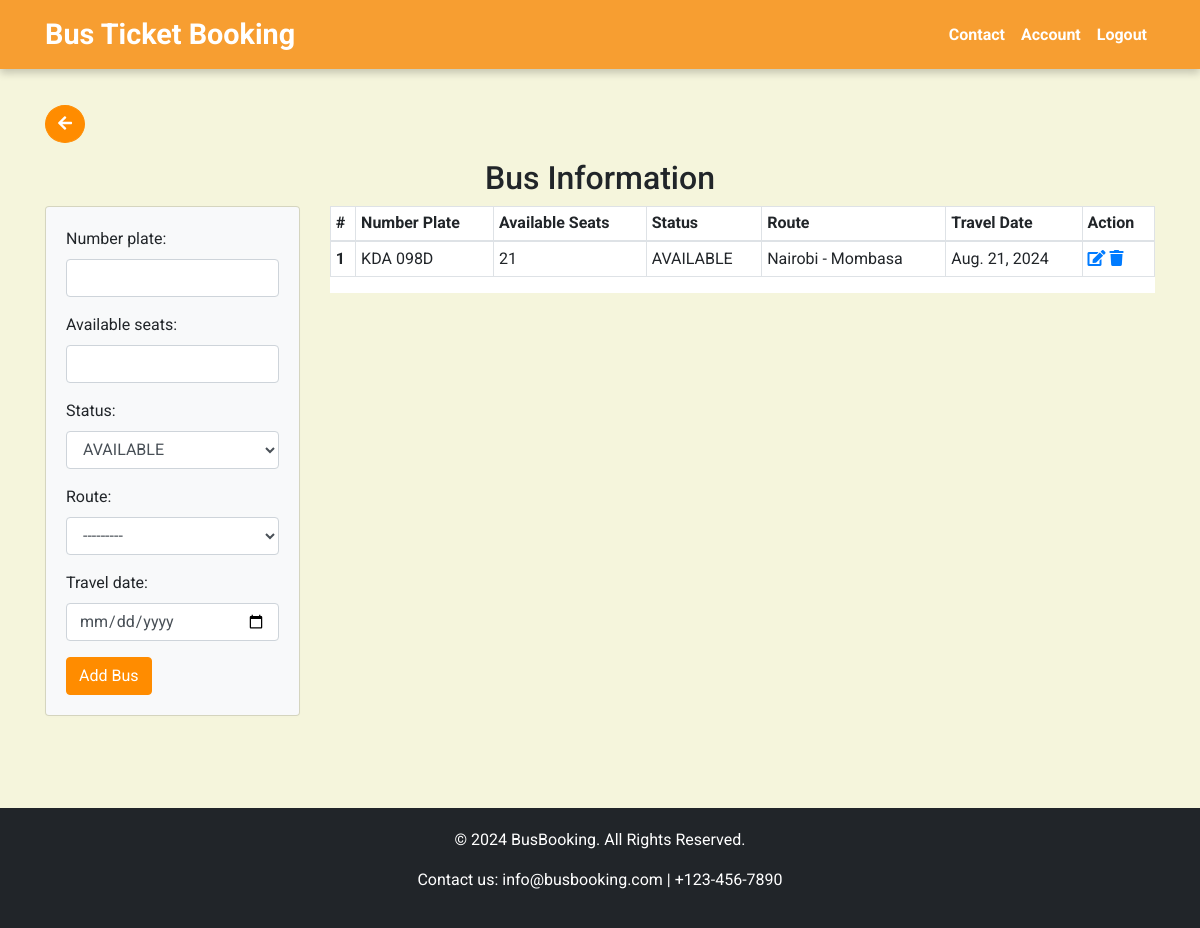
The app's page /buses/ (signed in), older data.
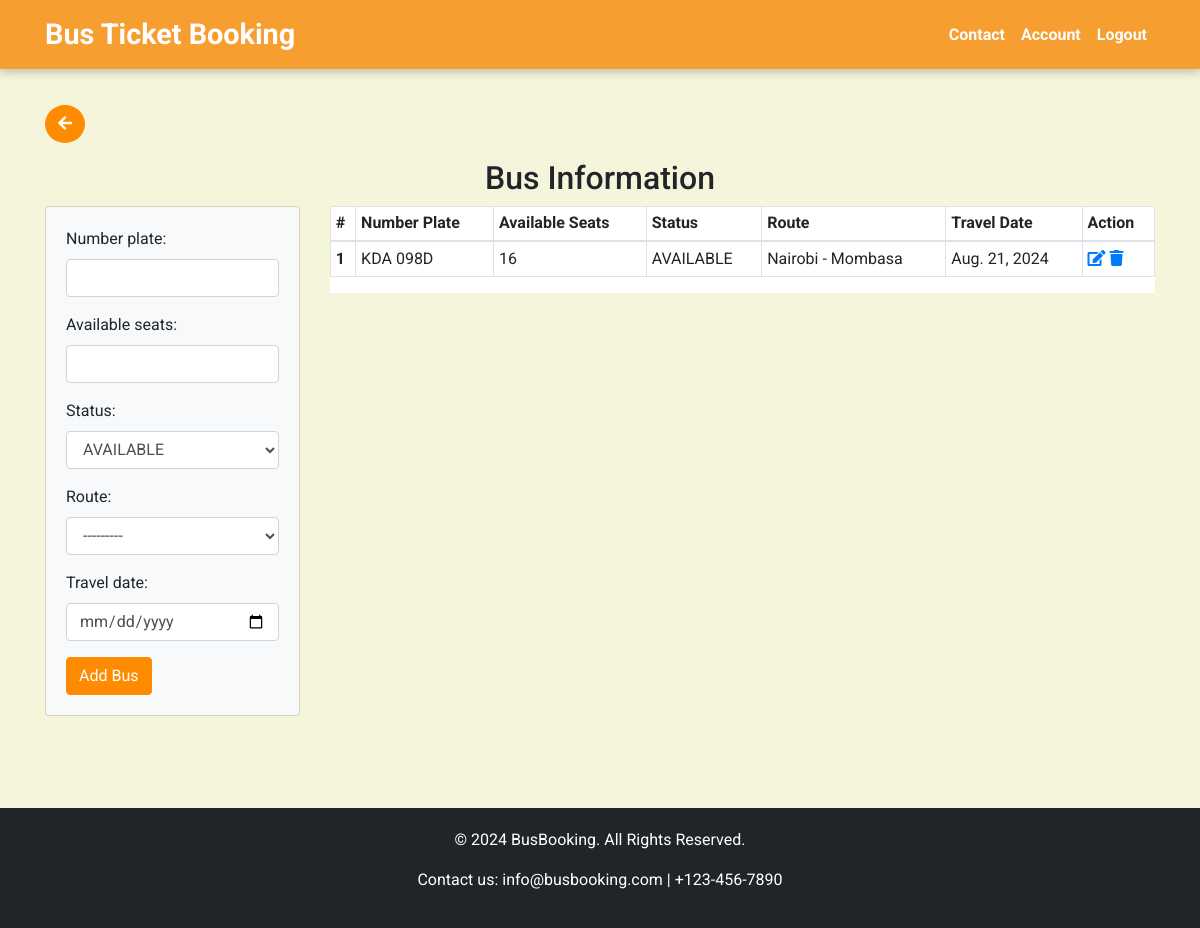
The same page, newer data.
### busapp/models.py (models this page shows, shortened)
class Bus(models.Model):
    number_plate = models.CharField(max_length=50)
    available_seats = models.IntegerField()
    status = models.CharField(max_length=30, default="AVAILABLE")
    route = models.ForeignKey(Route, on_delete=models.CASCADE, related_name='buses', default=1)
    travel_date = models.DateField(default=timezone.now)

class Route(models.Model):
    starting_point = models.CharField(max_length=50)
    destination = models.CharField(max_length=50)
    price = models.BigIntegerField(default=0)
    def __str__(self):
        return self.starting_point + " - " + self.destination

### busapp/views.py (the view)
# urls.py: path('buses/', views.list_buses, name='list_buses'),
@login_required
def list_buses(request):
    if request.method == "POST":
        form = BusForm(request.POST)
        if form.is_valid:
            form.save()
            return redirect('list_buses')
    else:
        form = BusForm()
    buses = Bus.objects.all()
    return render(request, 'busapp/admin/businfo.html', {'buses': buses, 'form':form})

### busapp/forms.py
class BusForm(forms.ModelForm):
    STATUS_CHOICES = [
        ('AVAILABLE', 'AVAILABLE'),
        ('BOOKED', 'BOOKED'),
    ]
    status = forms.ChoiceField(choices=STATUS_CHOICES, widget=forms.Select(attrs={'class': 'form-control'}))
    route = forms.ModelChoiceField(queryset=Route.objects.all(), widget=forms.Select(attrs={'class': 'form-control'}))
    travel_date = forms.DateField(widget=forms.DateInput(attrs={'class': 'form-control', 'type': 'date'}))
    class Meta:
        model = Bus
        fields = ['number_plate', 'available_seats', 'status', 'route', 'travel_date']
        widgets = {
            'number_plate': forms.TextInput(attrs={'class': 'form-control'}),
            'available_seats': forms.NumberInput(attrs={'class': 'form-control'}),
        }

### busapp/templates/busapp/admin/businfo.html (shortened to what this page needs)
{% extends "busapp/base.html" %}
{% load static %}
{% block content %}
<div class="container mb-5">
    {% if user.is_staff %}
    <a class="btn btn-primary rounded-circle mb-3" href="{% url 'admin_account' %}"><i class="fas fa-arrow-left"></i></a>
    {% else %}
    <a class="btn btn-primary rounded-circle mb-3" href="{% url 'user_account' %}"><i class="fas fa-arrow-left"></i></a>
    {% endif %}
    <h2 class="text-center">Bus Information</h2>
    <div class="row">
        <div class="col-md-3">
            <div class="card card-body bg-light">
                <form method="post">
                    {{ form.as_p }}
                    <button type="submit" class="btn btn-primary">Add Bus</button>
                </form>
            </div>
        </div>
        <div class="col-md-9">
            <div class="table-responsive bg-white" style="max-height: 400px; overflow-y: auto;">
                <table class="table table-bordered table-sm table-hover">
                    <thead>
                        <tr>
                            <th scope="col">#</th>
                            <th scope="col">Number Plate</th>
                            <th scope="col">Available Seats</th>
                            <th scope="col">Status</th>
                            <th scope="col">Route</th>
                            <th scope="col">Travel Date</th>
                            <th scope="col">Action</th>
                        </tr>
                    </thead>
                    <tbody>
                        {% for bus in buses %}
                        <tr>
                            <th scope="row">{{ forloop.counter }}</th>
                            <td>{{ bus.number_plate }}</td>
                            <td>{{ bus.available_seats }}</td>
                            <td>{{ bus.status }}</td>
                            <td>{{ bus.route }}</td>
                            <td>{{ bus.travel_date }}</td>
                            <td>
                                <a href="{% url 'edit_bus' bus.id %}" class="action-icons edit-icon">
                                    <i class="fas fa-edit"></i>
                                </a>
                                <a href="{% url 'delete_bus' bus.id %}" class="action-icons delete-icon">
                                    <i class="fas fa-trash"></i>
                                </a>
                            </td>
                        </tr>
                        {% endfor %}
                    </tbody>
                </table>
            </div>
        </div>
    </div>
</div>
{% endblock %}

Row changes from the older to the newer data that the page shows:
changed Bus "KDA 098D": available_seats "21" → "16"
